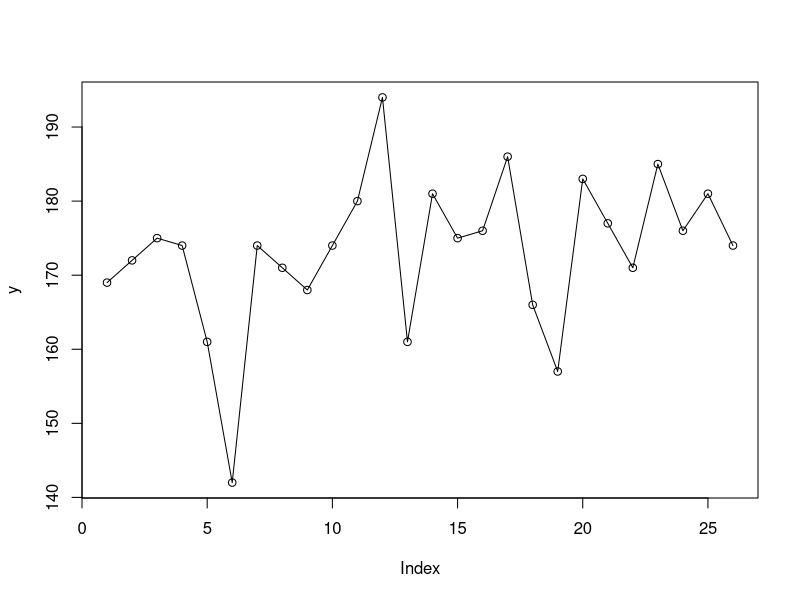
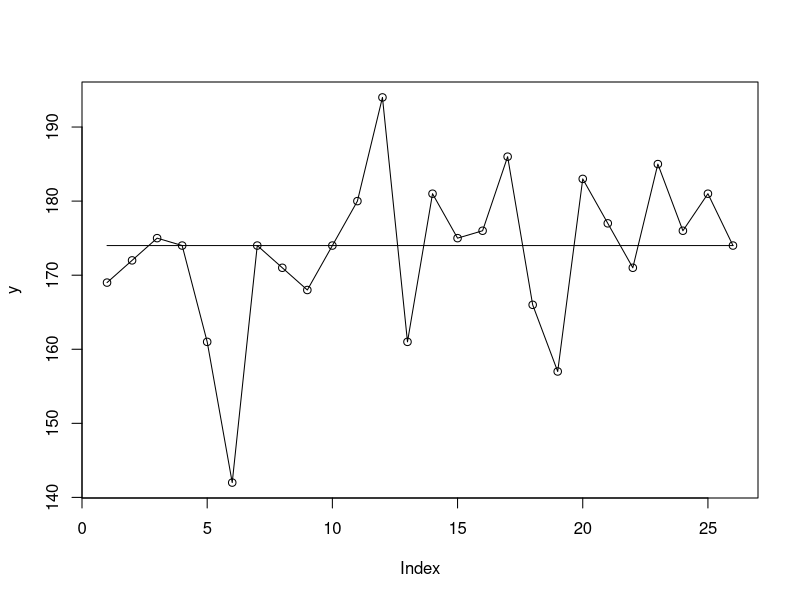
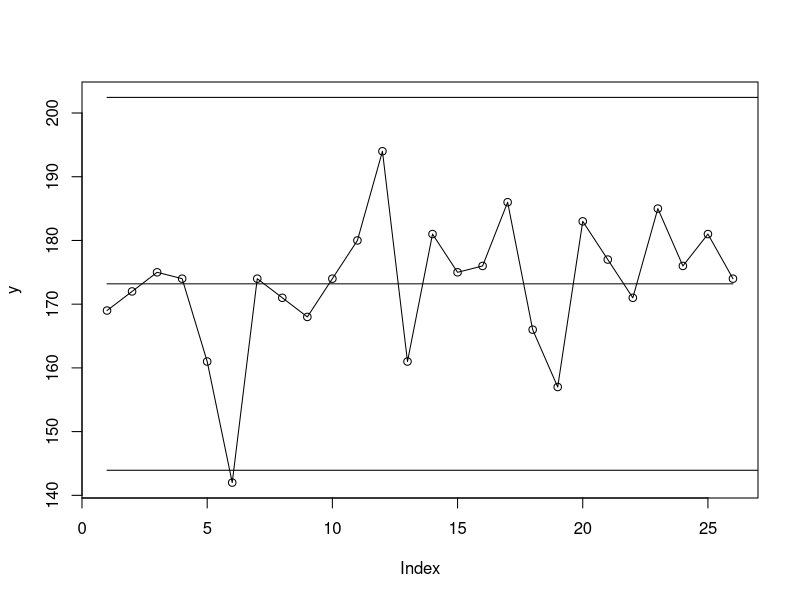

Recreate these plots in R, in order.
## ---- chunk 1
knitr::opts_chunk$set(fig.asp = 2/3,
                      dev     = 'svg')
## ---- chunk 2
y <- c(169, 172, 175, 174, 161, 142,
       174, 171, 168, 174, 180, 194,
       161, 181, 175, 176, 186, 166,
       157, 183, 177, 171, 185, 176,
       181, 174)
## ---- chunk 3
# Make point-and-line plot
plot(y, type = 'o')
## ---- chunk 4
# Create y-coordinates for the centre line
cl  <- rep(median(y), length(y))

# Plot data and add centre line
plot(y, type = 'o')
lines(cl)
## ---- chunk 5
# Calulate the centre line (mean)
cl  <- rep(mean(y), length(y))

# Calculate the average moving range of data
mr <- abs(diff(y))

# Print the moving ranges for our viewing pleasure
mr

# Calculate the average moving range
amr <- mean(mr)

# Calculate the process standard deviation
s <- amr / 1.128

# Create y-coordinates for the control limits
lcl <- rep(cl - 3 * s, length(y))
ucl <- rep(cl + 3 * s, length(y))
## ---- chunk 6
# Plot data expanding y-axis to make room for all data and lines
plot(y, type = 'o', ylim = range(y, lcl, ucl))

# Add lines
lines(ucl)
lines(cl)
lines(lcl)
